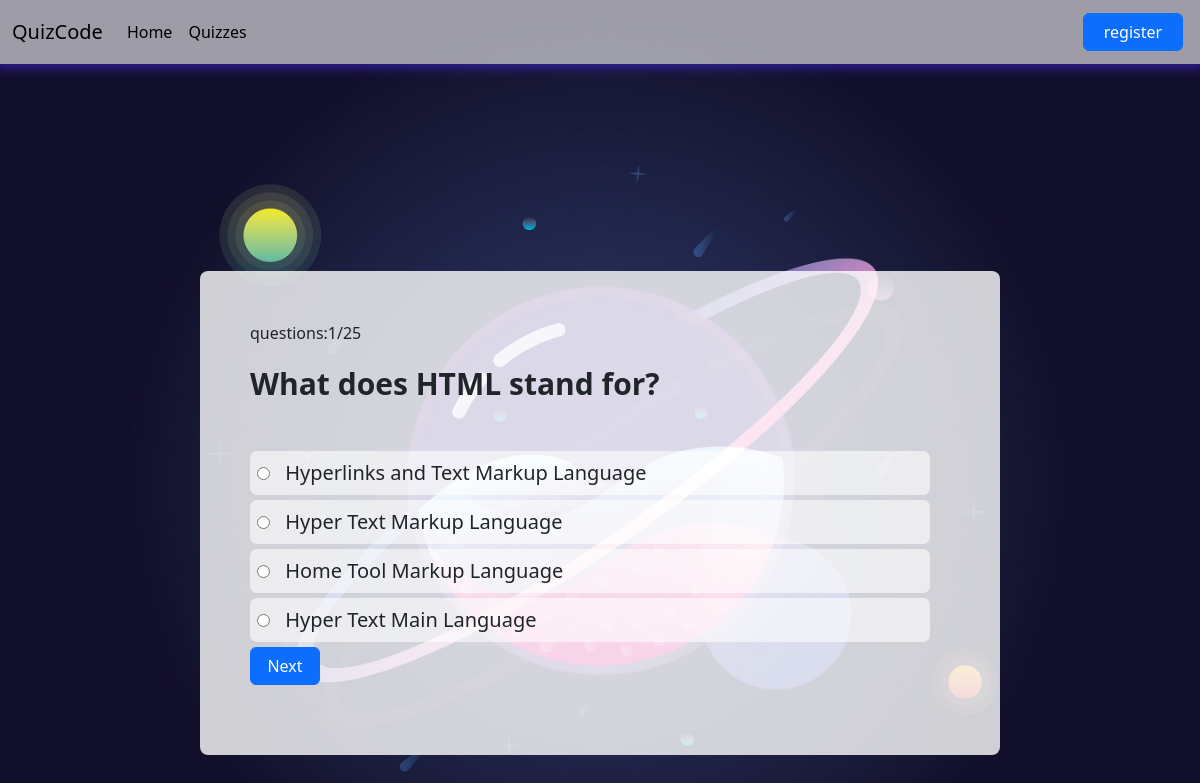
Page /quizzes/1/0/0 on the committed database.
### models.py (models this page shows)
class Question(db.Model):
    __tablename__ = "questions"
    id = db.Column(db.Integer(), primary_key=True)
    quiz_id = db.Column(db.Integer, nullable=False)
    question = db.Column(db.String, nullable=False)
    correct_answer = db.Column(db.String, nullable=False)
    wrong_answer_one = db.Column(db.String, nullable=False)
    wrong_answer_two = db.Column(db.String, nullable=False)
    wrong_answer_three = db.Column(db.String, nullable=False)

### routes.py (the view, shortened to what this page needs)
@app.route("/quizzes/<int:quiz_id>/<int:question_id>/<int:score>", methods=["GET", "POST"])
def quiz(quiz_id,question_id,score):
    quiz = Quiz.query.get(quiz_id)
    questions = Question.query.all()
    questions = [question for question in questions if question.quiz_id == quiz_id]
    qustions_count = len(questions)
    question = questions[question_id]
    answers = [
        question.correct_answer,
        question.wrong_answer_one,
        question.wrong_answer_two,
        question.wrong_answer_three
    ]
    shuffled_answers = random.sample(answers, len(answers))
    forms = StartQuizForm()
    forms.answer.choices = shuffled_answers
    quiz_not_finished = True
    you_need_to_log_in = False
    new_score_added = False
    old_score_updated = False
    return render_template("quiz.html",old_score_updated=old_score_updated,new_score_added=new_score_added,you_need_to_log_in=you_need_to_log_in,form=forms,score=score,quiz_not_finished=quiz_not_finished, qustions_count=qustions_count, quiz=quiz, questions=questions, index=question_id)

### forms.py
class StartQuizForm(FlaskForm):
    answer = RadioField('Your Answer', choices=[], coerce=str)
    submit = SubmitField("Next")

### templates/quiz.html (shortened to what this page needs)
{% extends "base.html" %}
{% block container %}
<div class="containeracc">
    <div class="quiz-container">
        {% if quiz_not_finished %}
        <p>questions:{{ index + 1}}/{{ qustions_count }}</p>
        <div class="question">
            {{ questions[index].question }}
        </div>
        <form class="answers" method="POST">
            {% for subfield in form.answer %}
            <label class="subfield">
                {{ subfield }}
                {{ subfield.label }}
            </label>
            {% endfor %}
            {{form.submit(class="btn btn-primary", style="width: 70px !important")}}
        </form>
        {% endif %}
    </div>
</div>
{% endblock %}

### static/style.css (style rules this page uses)
body { background-image: url(./images/peakpx1.jpg); background-position: center center; background-repeat: no-repeat; background-attachment: fixed; background-size: cover; padding-bottom: 100px }
.containeracc { display: flex; justify-content: center; align-items: center; height: 100vh; padding-top: 100px; }
form { margin-top: 60px; border-radius: 10px; background-color: rgba(255, 255, 255, 0.813); padding: 30px 20px 50px; padding-bottom: 70px; }
input { width: 400px !important; }
.question { font-size: 30px; font-weight: bold; margin-bottom: 15px; }
.answers input[type="radio"] { margin-right: 10px; width: auto !important; }
.quiz-container { width: 800px; min-width: 400px; }
.quiz-container form { background-color: rgba(255, 255, 255, 0) !important; margin: 0px !important; padding-left: 0px !important; }
.quiz-container { background-color: rgba(255, 255, 255, 0.8); padding: 50px 50px 0px 50px; border-radius: 8px }
.answers .subfield { width: 100%; background-color: rgba(255, 255, 255, 0.6); padding: 7px; display: block; margin-bottom: 5px; font-size: 20px; border-radius: 7px; }

### rows in the picture
Question: question "What does HTML stand for?", label "Hyperlinks and Text Markup Language", label "Hyper Text Markup Language", label "Home Tool Markup Language", label "Hyper Text Main Language"

### other values in the picture
{{ index + 1 }} "1"
{{ qustions_count }} "25"
